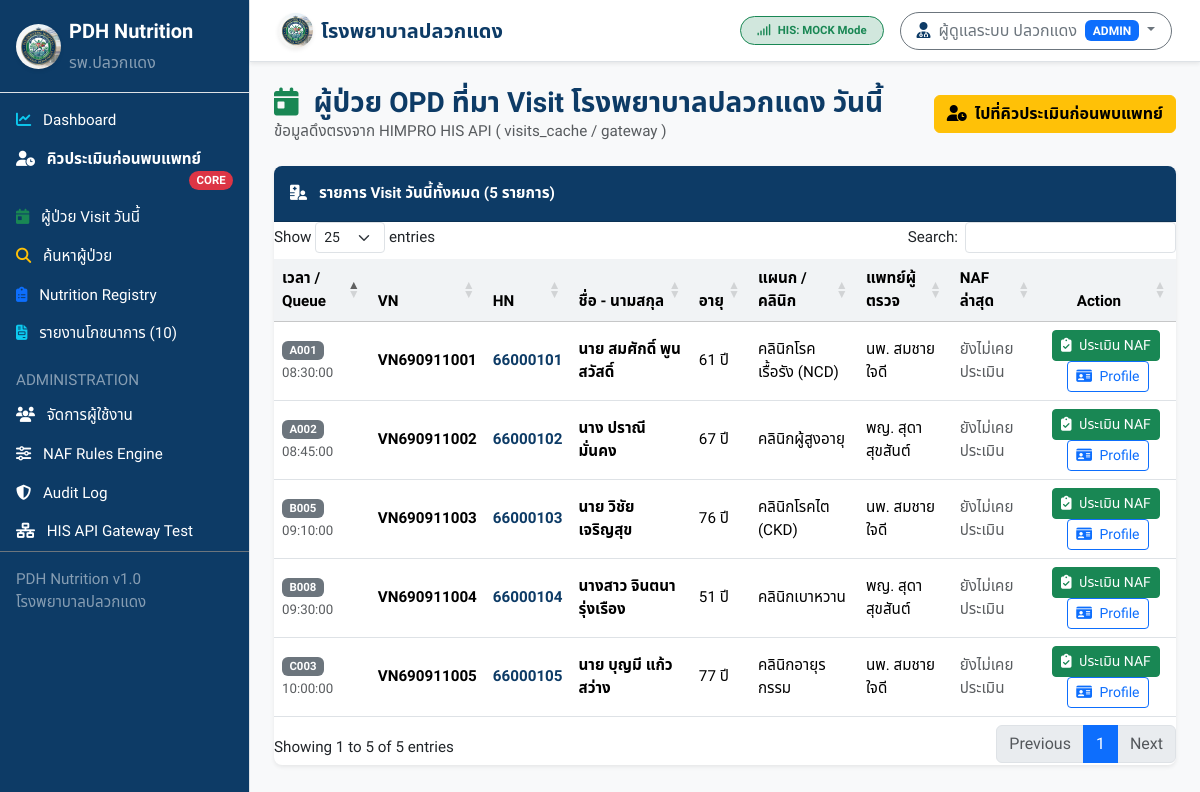
/patients/today (signed in), run on the app's committed database.
### tables this page shows
CREATE TABLE `visits_cache` (
  `vn` VARCHAR(30) PRIMARY KEY,
  `hn` VARCHAR(20) NOT NULL,
  `visit_date` DATE NOT NULL,
  `visit_time` TIME NOT NULL,
  `clinic` VARCHAR(100) NOT NULL,
  `department` VARCHAR(100) NULL,
  `doctor` VARCHAR(100) NULL,
  `queue_number` VARCHAR(20) NULL,
  `synced_at` DATETIME NOT NULL DEFAULT CURRENT_TIMESTAMP ON UPDATE CURRENT_TIMESTAMP,
  INDEX `idx_visits_hn` (`hn`),
  INDEX `idx_visits_date` (`visit_date`),
  INDEX `idx_visits_clinic` (`clinic`),
  INDEX `idx_visits_doctor` (`doctor`)
);

CREATE TABLE `patients_cache` (
  `hn` VARCHAR(20) PRIMARY KEY,
  `cid` VARCHAR(20) NULL,
  `prefix` VARCHAR(20) NULL,
  `first_name` VARCHAR(50) NOT NULL,
  `last_name` VARCHAR(50) NOT NULL,
  `fullname` VARCHAR(110) NOT NULL,
  `gender` ENUM('MALE', 'FEMALE', 'OTHER') NOT NULL DEFAULT 'MALE',
  `birthdate` DATE NULL,
  `age` INT NULL,
  `phone` VARCHAR(30) NULL,
  `weight` DECIMAL(5,2) NULL,
  `height` DECIMAL(5,2) NULL,
  `bmi` DECIMAL(4,2) NULL,
  `synced_at` DATETIME NOT NULL DEFAULT CURRENT_TIMESTAMP ON UPDATE CURRENT_TIMESTAMP,
  INDEX `idx_patients_cid` (`cid`),
  INDEX `idx_patients_fullname` (`fullname`)
);

### app/Controllers/PatientController.php (called while the page is built, shortened)
<?php
class PatientController {
    public function todayVisits(): void {
        $api = new PdhApiService();
        $visitsRes = $api->getTodayVisits();
        $visits = $visitsRes['data'] ?? [];
        require __DIR__ . '/../../views/patients/today.php';
    }
}

### app/Config/AppConfig.php (called while the page is built, shortened)
<?php
class AppConfig {
    private static array $config = [];
    public static function load(): void {
        $envFile = __DIR__ . '/../../.env';
    }
    public static function get(string $key, mixed $default = null): mixed {
        return $_ENV[$key] ?? self::$config[$key] ?? $default;
    }
}

### app/Services/PdhApiService.php (called while the page is built, shortened)
<?php
class PdhApiService {
    private string $driver;
    public function __construct() {
        $this->driver  = AppConfig::get('HIS_DRIVER', 'mock');
    }
    public function getTodayVisits(): array {
        if ($this->driver === 'mock') {
            return $this->getMockTodayVisits();
        }
        return $this->fetchFromGateway("/visits/today", 'visits_cache');
    }
    private function getMockTodayVisits(): array {
        $pdo = Database::getConnection();
        $stmt = $pdo->query("
            SELECT v.*, p.fullname, p.age, p.gender, p.cid,
                   n.naf_grade as last_naf_grade, n.assessment_date as last_naf_date
            FROM visits_cache v
            JOIN patients_cache p ON v.hn = p.hn
            LEFT JOIN (
                SELECT hn, naf_grade, assessment_date,
                       ROW_NUMBER() OVER (PARTITION BY hn ORDER BY assessment_date DESC, id DESC) as rn
                FROM naf_assessments
            ) n ON v.hn = n.hn AND n.rn = 1
            WHERE v.visit_date = CURRENT_DATE()
            ORDER BY v.visit_time ASC
        ");
        $visits = $stmt->fetchAll();
        return [
            'success' => true,
            'is_cached' => false,
            'source' => 'HIS (Mock)',
            'last_sync' => date('Y-m-d H:i:s'),
            'data' => $visits
        ];
    }
}

### views/patients/today.php (the view, shortened to what this page needs)
<?php
require __DIR__ . '/../layouts/header.php';
require __DIR__ . '/../layouts/sidebar.php';
?>
<div id="page-content-wrapper" class="w-100">
  <?php require __DIR__ . '/../layouts/navbar.php'; ?>
  <div class="container-fluid p-4">
    <div class="d-flex justify-content-between align-items-center mb-4">
      <div>
        <h3 class="fw-bold text-pdh-blue mb-0">
          <i class="fa-solid fa-calendar-day text-success me-2"></i> ผู้ป่วย OPD ที่มา Visit โรงพยาบาลปลวกแดง วันนี้
        </h3>
        <p class="text-muted mb-0">ข้อมูลดึงตรงจาก HIMPRO HIS API ( visits_cache / gateway )</p>
      </div>
      <a href="<?= $baseUrl ?>/nutrition-queue" class="btn btn-warning fw-bold">
        <i class="fa-solid fa-user-clock me-1"></i> ไปที่คิวประเมินก่อนพบแพทย์
      </a>
    </div>
    <div class="card shadow-sm border-0">
      <div class="card-header bg-pdh-blue text-white py-3">
        <i class="fa-solid fa-hospital-user me-2"></i> รายการ Visit วันนี้ทั้งหมด (<?= count($visits) ?> รายการ)
      </div>
      <div class="card-body p-0">
        <div class="table-responsive">
          <table class="table table-hover align-middle mb-0 datatable">
            <thead class="table-light">
              <tr>
                <th>เวลา / Queue</th>
                <th>VN</th>
                <th>HN</th>
                <th>ชื่อ - นามสกุล</th>
                <th>อายุ</th>
                <th>แผนก / คลินิก</th>
                <th>แพทย์ผู้ตรวจ</th>
                <th>NAF ล่าสุด</th>
                <th class="text-center">Action</th>
              </tr>
            </thead>
            <tbody>
              <?php foreach ($visits as $v): ?>
                <tr>
                  <td>
                    <span class="badge bg-secondary me-1"><?= htmlspecialchars($v['queue_number'] ?: 'Q-') ?></span>
                    <small class="text-muted"><?= htmlspecialchars($v['visit_time']) ?></small>
                  </td>
                  <td class="fw-bold"><?= htmlspecialchars($v['vn']) ?></td>
                  <td class="fw-bold text-pdh-blue"><?= htmlspecialchars($v['hn']) ?></td>
                  <td class="fw-bold"><?= htmlspecialchars($v['fullname']) ?></td>
                  <td><?= $v['age'] ?> ปี</td>
                  <td><?= htmlspecialchars($v['clinic']) ?></td>
                  <td><?= htmlspecialchars($v['doctor']) ?></td>
                  <td>
                    <?php if ($v['last_naf_grade']): ?>
                      <span class="badge badge-naf-<?= strtolower(substr($v['last_naf_grade'], -1)) ?>">
                        <?= htmlspecialchars($v['last_naf_grade']) ?>
                      </span>
                    <?php else: ?>
                      <span class="text-muted fs-7">ยังไม่เคยประเมิน</span>
                    <?php endif; ?>
                  </td>
                  <td class="text-center">
                    <a href="<?= $baseUrl ?>/naf/create?hn=<?= $v['hn'] ?>&vn=<?= $v['vn'] ?>" class="btn btn-sm btn-success me-1">
                      <i class="fa-solid fa-clipboard-check me-1"></i> ประเมิน NAF
                    </a>
                    <a href="<?= $baseUrl ?>/patient/<?= htmlspecialchars($v['hn']) ?>" class="btn btn-sm btn-outline-primary">
                      <i class="fa-solid fa-id-card me-1"></i> Profile
                    </a>
                  </td>
                </tr>
              <?php endforeach; ?>
            </tbody>
          </table>
        </div>
      </div>
    </div>
  </div>
</div>
<?php require __DIR__ . '/../layouts/footer.php'; ?>

### public/assets/css/custom.css (style rules this page uses)
:root { --pdh-blue: #0d3b66; --pdh-blue-light: #1d5b96; --pdh-green: #06d6a0; --pdh-amber: #f77f00; --pdh-red: #d62828; --pdh-purple: #7209b7; --pdh-gray: #f8f9fa; --pdh-dark: #212529; }
body { font-family: 'Sarabun', 'Noto Sans Thai', sans-serif; background-color: var(--pdh-gray); color: var(--pdh-dark); font-size: 0.95rem; }
.bg-pdh-blue { background-color: var(--pdh-blue) !important; color: #ffffff; }
.text-pdh-blue { color: var(--pdh-blue) !important; }
.card { border-radius: 8px; border: 1px solid rgba(0, 0, 0, 0.08); box-shadow: 0 2px 6px rgba(0, 0, 0, 0.04); }
.card-header { border-top-left-radius: 8px !important; border-top-right-radius: 8px !important; font-weight: 600; }
.table th { font-weight: 600; background-color: #f1f3f5; }

### data on the page
visits_cache: queue_number "A001", visit_time "08:30:00", vn "VN690911001", hn "66000101", patients_cache.fullname "นาย สมศักดิ์ พูนสวัสดิ์", patients_cache.age "61", clinic "คลินิกโรคเรื้อรัง (NCD)", doctor "นพ. สมชาย ใจดี"
visits_cache: queue_number "A002", visit_time "08:45:00", vn "VN690911002", hn "66000102", patients_cache.fullname "นาง ปราณี มั่นคง", patients_cache.age "67", clinic "คลินิกผู้สูงอายุ", doctor "พญ. สุดา สุขสันต์"
visits_cache: queue_number "B005", visit_time "09:10:00", vn "VN690911003", hn "66000103", patients_cache.fullname "นาย วิชัย เจริญสุข", patients_cache.age "76", clinic "คลินิกโรคไต (CKD)", doctor "นพ. สมชาย ใจดี"
visits_cache: queue_number "B008", visit_time "09:30:00", vn "VN690911004", hn "66000104", patients_cache.fullname "นางสาว จินตนา รุ่งเรือง", patients_cache.age "51", clinic "คลินิกเบาหวาน", doctor "พญ. สุดา สุขสันต์"
visits_cache: queue_number "C003", visit_time "10:00:00", vn "VN690911005", hn "66000105", patients_cache.fullname "นาย บุญมี แก้วสว่าง", patients_cache.age "77", clinic "คลินิกอายุรกรรม", doctor "นพ. สมชาย ใจดี"

### other printed values
$hisDriver "MOCK"
$userName "ผู้ดูแลระบบ ปลวกแดง"
$userRole "ADMIN"
count($visits) "5"
